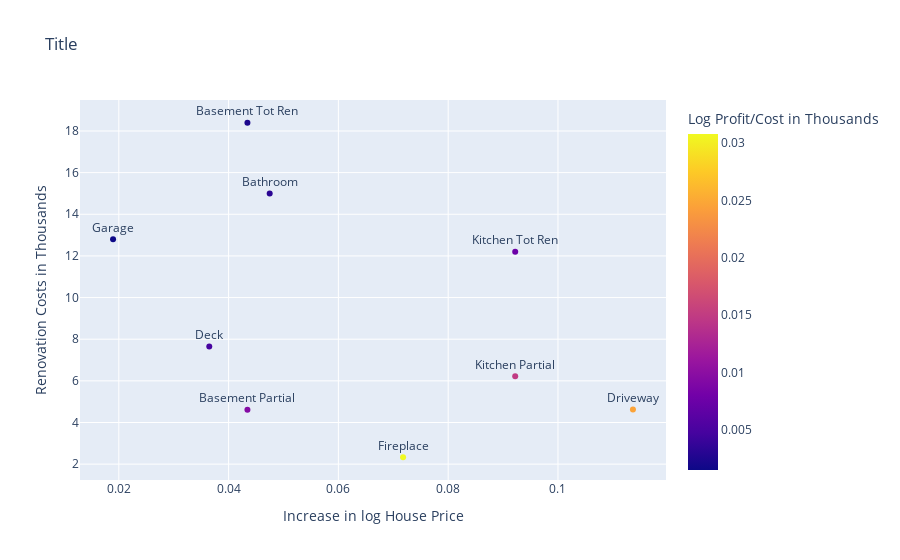

This figure's notebook cell:
### Code cell
import plotly.express as px
fig = px.scatter(pc, x="Increase in log House Price", y="Renovation Costs in Thousands",
                 text='Feature', title = 'Title', color='Log Profit/Cost in Thousands')
fig.update_traces(textposition='top center')
# fig.update_xaxes(range=[0,20000])
# fig.update_yaxes(range=[0, 20000])

fig.show()

### Figure 1 — Plotly figure (JSON) as saved in the notebook; plotly's stock layout.template omitted (floating-point values rounded to 4 significant figures)
{"data": [{"hovertemplate": "Increase in log House Price=%{x}<br>Renovation Costs in Thousands=%{y}<br>Feature=%{text}<br>Log Profit/Cost in Thousands=%{marker.color}<extra></extra>", "legendgroup": "", "marker": {"color": [0.002361, 0.009421, 0.007558, 0.01484, 0.0308, 0.001481, 0.0246, 0.003166, 0.004767], "coloraxis": "coloraxis", "symbol": "circle"}, "mode": "markers+text", "name": "", "orientation": "v", "showlegend": false, "text": ["Basement Tot Ren", "Basement Partial", "Kitchen Tot Ren", "Kitchen Partial", "Fireplace", "Garage", "Driveway", "Bathroom", "Deck"], "textposition": "top center", "type": "scatter", "x": [0.04343, 0.04343, 0.09221, 0.09221, 0.07179, 0.01895, 0.1137, 0.04748, 0.03648], "xaxis": "x", "y": [18.39, 4.61, 12.2, 6.215, 2.331, 12.8, 4.62, 15, 7.652], "yaxis": "y"}], "layout": {"coloraxis": {"colorbar": {"title": {"text": "Log Profit/Cost in Thousands"}}, "colorscale": [[0, "#0d0887"], [0.1111, "#46039f"], [0.2222, "#7201a8"], [0.3333, "#9c179e"], [0.4444, "#bd3786"], [0.5556, "#d8576b"], [0.6667, "#ed7953"], [0.7778, "#fb9f3a"], [0.8889, "#fdca26"], [1, "#f0f921"]]}, "legend": {"tracegroupgap": 0}, "title": {"text": "Title"}, "xaxis": {"anchor": "y", "domain": [0, 1], "title": {"text": "Increase in log House Price"}}, "yaxis": {"anchor": "x", "domain": [0, 1], "title": {"text": "Renovation Costs in Thousands"}}}}
